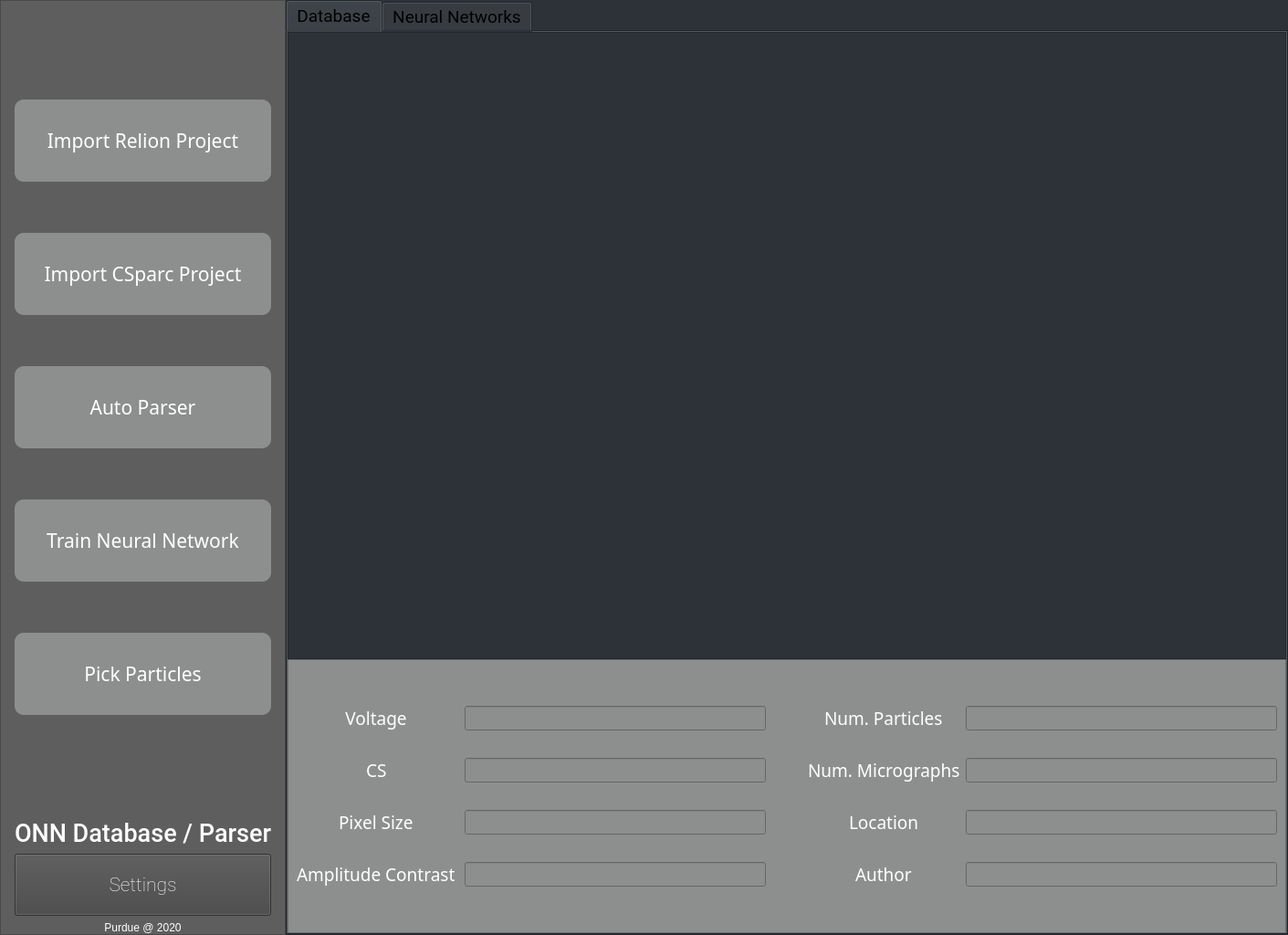
<?xml version="1.0" encoding="UTF-8"?>
<ui version="4.0">
 <class>MainWindow</class>
 <widget class="QMainWindow" name="MainWindow">
  <property name="geometry">
   <rect>
    <x>0</x>
    <y>0</y>
    <width>1411</width>
    <height>1024</height>
   </rect>
  </property>
  <property name="sizePolicy">
   <sizepolicy hsizetype="Preferred" vsizetype="Preferred">
    <horstretch>0</horstretch>
    <verstretch>0</verstretch>
   </sizepolicy>
  </property>
  <property name="windowTitle">
   <string>MainWindow</string>
  </property>
  <property name="styleSheet">
   <string notr="true">background-color: rgb(45, 50, 56);</string>
  </property>
  <widget class="QWidget" name="centralwidget">
   <layout class="QHBoxLayout" name="horizontalLayout">
    <property name="spacing">
     <number>0</number>
    </property>
    <property name="leftMargin">
     <number>0</number>
    </property>
    <property name="topMargin">
     <number>0</number>
    </property>
    <property name="rightMargin">
     <number>0</number>
    </property>
    <property name="bottomMargin">
     <number>0</number>
    </property>
    <item>
     <widget class="QFrame" name="frame">
      <property name="styleSheet">
       <string notr="true">background-color: rgb(94, 94, 94);</string>
      </property>
      <property name="frameShape">
       <enum>QFrame::StyledPanel</enum>
      </property>
      <property name="frameShadow">
       <enum>QFrame::Raised</enum>
      </property>
      <layout class="QVBoxLayout" name="verticalLayout_2">
       <property name="leftMargin">
        <number>0</number>
       </property>
       <property name="topMargin">
        <number>0</number>
       </property>
       <property name="rightMargin">
        <number>0</number>
       </property>
       <property name="bottomMargin">
        <number>0</number>
       </property>
       <item>
        <layout class="QVBoxLayout" name="verticalLayout">
         <property name="sizeConstraint">
          <enum>QLayout::SetFixedSize</enum>
         </property>
         <property name="leftMargin">
          <number>15</number>
         </property>
         <property name="rightMargin">
          <number>15</number>
         </property>
         <item>
          <spacer name="verticalSpacer_6">
           <property name="orientation">
            <enum>Qt::Vertical</enum>
           </property>
           <property name="sizeHint" stdset="0">
            <size>
             <width>20</width>
             <height>40</height>
            </size>
           </property>
          </spacer>
         </item>
         <item>
          <widget class="QPushButton" name="relionButton">
           <property name="palette">
            <palette>
             <active>
              <colorrole role="WindowText">
               <brush brushstyle="SolidPattern">
                <color alpha="255">
                 <red>255</red>
                 <green>255</green>
                 <blue>255</blue>
                </color>
               </brush>
              </colorrole>
              <colorrole role="Button">
               <brush brushstyle="SolidPattern">
                <color alpha="255">
                 <red>141</red>
                 <green>143</green>
                 <blue>142</blue>
                </color>
               </brush>
              </colorrole>
              <colorrole role="Light">
               <brush brushstyle="SolidPattern">
                <color alpha="255">
                 <red>212</red>
                 <green>215</green>
                 <blue>197</blue>
                </color>
               </brush>
              </colorrole>
              <colorrole role="Midlight">
               <brush brushstyle="SolidPattern">
                <color alpha="255">
                 <red>176</red>
                 <green>179</green>
                 <blue>164</blue>
                </color>
               </brush>
              </colorrole>
              <colorrole role="Dark">
               <brush brushstyle="SolidPattern">
                <color alpha="255">
                 <red>70</red>
                 <green>71</green>
                 <blue>65</blue>
                </color>
               </brush>
              </colorrole>
              <colorrole role="Mid">
               <brush brushstyle="SolidPattern">
                <color alpha="255">
                 <red>94</red>
                 <green>95</green>
                 <blue>87</blue>
                </color>
               </brush>
              </colorrole>
              <colorrole role="Text">
               <brush brushstyle="SolidPattern">
                <color alpha="255">
                 <red>255</red>
                 <green>255</green>
                 <blue>255</blue>
                </color>
               </brush>
              </colorrole>
              <colorrole role="BrightText">
               <brush brushstyle="SolidPattern">
                <color alpha="255">
                 <red>255</red>
                 <green>255</green>
                 <blue>255</blue>
                </color>
               </brush>
              </colorrole>
              <colorrole role="ButtonText">
               <brush brushstyle="SolidPattern">
                <color alpha="255">
                 <red>255</red>
                 <green>255</green>
                 <blue>255</blue>
                </color>
               </brush>
              </colorrole>
              <colorrole role="Base">
               <brush brushstyle="SolidPattern">
                <color alpha="255">
                 <red>141</red>
                 <green>143</green>
                 <blue>142</blue>
                </color>
               </brush>
              </colorrole>
              <colorrole role="Window">
               <brush brushstyle="SolidPattern">
                <color alpha="255">
                 <red>141</red>
                 <green>143</green>
                 <blue>142</blue>
                </color>
               </brush>
              </colorrole>
              <colorrole role="Shadow">
               <brush brushstyle="SolidPattern">
                <color alpha="255">
                 <red>0</red>
                 <green>0</green>
                 <blue>0</blue>
                </color>
               </brush>
              </colorrole>
              <colorrole role="AlternateBase">
               <brush brushstyle="SolidPattern">
                <color alpha="255">
                 <red>198</red>
                 <green>199</green>
                 <blue>193</blue>
                </color>
               </brush>
              </colorrole>
              <colorrole role="ToolTipBase">
               <brush brushstyle="SolidPattern">
                <color alpha="255">
                 <red>255</red>
                 <green>255</green>
                 <blue>220</blue>
                </color>
               </brush>
              </colorrole>
              <colorrole role="ToolTipText">
               <brush brushstyle="SolidPattern">
                <color alpha="255">
                 <red>0</red>
                 <green>0</green>
                 <blue>0</blue>
                </color>
               </brush>
              </colorrole>
             </active>
             <inactive>
              <colorrole role="WindowText">
               <brush brushstyle="SolidPattern">
                <color alpha="255">
                 <red>255</red>
                 <green>255</green>
                 <blue>255</blue>
                </color>
               </brush>
              </colorrole>
              <colorrole role="Button">
               <brush brushstyle="SolidPattern">
                <color alpha="255">
                 <red>141</red>
                 <green>143</green>
                 <blue>142</blue>
                </color>
               </brush>
              </colorrole>
              <colorrole role="Light">
               <brush brushstyle="SolidPattern">
                <color alpha="255">
                 <red>212</red>
                 <green>215</green>
                 <blue>197</blue>
                </color>
               </brush>
              </colorrole>
              <colorrole role="Midlight">
               <brush brushstyle="SolidPattern">
                <color alpha="255">
                 <red>176</red>
                 <green>179</green>
                 <blue>164</blue>
                </color>
               </brush>
              </colorrole>
              <colorrole role="Dark">
               <brush brushstyle="SolidPattern">
                <color alpha="255">
                 <red>70</red>
                 <green>71</green>
                 <blue>65</blue>
                </color>
               </brush>
              </colorrole>
              <colorrole role="Mid">
               <brush brushstyle="SolidPattern">
                <color alpha="255">
                 <red>94</red>
                 <green>95</green>
                 <blue>87</blue>
                </color>
               </brush>
              </colorrole>
              <colorrole role="Text">
               <brush brushstyle="SolidPattern">
                <color alpha="255">
                 <red>255</red>
                 <green>255</green>
                 <blue>255</blue>
                </color>
               </brush>
              </colorrole>
              <colorrole role="BrightText">
               <brush brushstyle="SolidPattern">
                <color alpha="255">
                 <red>255</red>
                 <green>255</green>
                 <blue>255</blue>
                </color>
               </brush>
              </colorrole>
              <colorrole role="ButtonText">
               <brush brushstyle="SolidPattern">
                <color alpha="255">
                 <red>255</red>
                 <green>255</green>
                 <blue>255</blue>
                </color>
               </brush>
              </colorrole>
              <colorrole role="Base">
               <brush brushstyle="SolidPattern">
                <color alpha="255">
                 <red>141</red>
                 <green>143</green>
                 <blue>142</blue>
                </color>
               </brush>
              </colorrole>
              <colorrole role="Window">
               <brush brushstyle="SolidPattern">
                <color alpha="255">
                 <red>141</red>
                 <green>143</green>
                 <blue>142</blue>
                </color>
               </brush>
              </colorrole>
              <colorrole role="Shadow">
               <brush brushstyle="SolidPattern">
                <color alpha="255">
                 <red>0</red>
                 <green>0</green>
                 <blue>0</blue>
                </color>
               </brush>
              </colorrole>
              <colorrole role="AlternateBase">
               <brush brushstyle="SolidPattern">
                <color alpha="255">
                 <red>198</red>
                 <green>199</green>
                 <blue>193</blue>
                </color>
               </brush>
              </colorrole>
              <colorrole role="ToolTipBase">
               <brush brushstyle="SolidPattern">
                <color alpha="255">
                 <red>255</red>
                 <green>255</green>
                 <blue>220</blue>
                </color>
               </brush>
              </colorrole>
              <colorrole role="ToolTipText">
               <brush brushstyle="SolidPattern">
                <color alpha="255">
                 <red>0</red>
                 <green>0</green>
                 <blue>0</blue>
                </color>
               </brush>
              </colorrole>
             </inactive>
             <disabled>
              <colorrole role="WindowText">
               <brush brushstyle="SolidPattern">
                <color alpha="255">
                 <red>255</red>
                 <green>255</green>
                 <blue>255</blue>
                </color>
               </brush>
              </colorrole>
              <colorrole role="Button">
               <brush brushstyle="SolidPattern">
                <color alpha="255">
                 <red>141</red>
                 <green>143</green>
                 <blue>142</blue>
                </color>
               </brush>
              </colorrole>
              <colorrole role="Light">
               <brush brushstyle="SolidPattern">
                <color alpha="255">
                 <red>212</red>
                 <green>215</green>
                 <blue>197</blue>
                </color>
               </brush>
              </colorrole>
              <colorrole role="Midlight">
               <brush brushstyle="SolidPattern">
                <color alpha="255">
                 <red>176</red>
                 <green>179</green>
                 <blue>164</blue>
                </color>
               </brush>
              </colorrole>
              <colorrole role="Dark">
               <brush brushstyle="SolidPattern">
                <color alpha="255">
                 <red>70</red>
                 <green>71</green>
                 <blue>65</blue>
                </color>
               </brush>
              </colorrole>
              <colorrole role="Mid">
               <brush brushstyle="SolidPattern">
                <color alpha="255">
                 <red>94</red>
                 <green>95</green>
                 <blue>87</blue>
                </color>
               </brush>
              </colorrole>
              <colorrole role="Text">
               <brush brushstyle="SolidPattern">
                <color alpha="255">
                 <red>255</red>
                 <green>255</green>
                 <blue>255</blue>
                </color>
               </brush>
              </colorrole>
              <colorrole role="BrightText">
               <brush brushstyle="SolidPattern">
                <color alpha="255">
                 <red>255</red>
                 <green>255</green>
                 <blue>255</blue>
                </color>
               </brush>
              </colorrole>
              <colorrole role="ButtonText">
               <brush brushstyle="SolidPattern">
                <color alpha="255">
                 <red>255</red>
                 <green>255</green>
                 <blue>255</blue>
                </color>
               </brush>
              </colorrole>
              <colorrole role="Base">
               <brush brushstyle="SolidPattern">
                <color alpha="255">
                 <red>141</red>
                 <green>143</green>
                 <blue>142</blue>
                </color>
               </brush>
              </colorrole>
              <colorrole role="Window">
               <brush brushstyle="SolidPattern">
                <color alpha="255">
                 <red>141</red>
                 <green>143</green>
                 <blue>142</blue>
                </color>
               </brush>
              </colorrole>
              <colorrole role="Shadow">
               <brush brushstyle="SolidPattern">
                <color alpha="255">
                 <red>0</red>
                 <green>0</green>
                 <blue>0</blue>
                </color>
               </brush>
              </colorrole>
              <colorrole role="AlternateBase">
               <brush brushstyle="SolidPattern">
                <color alpha="255">
                 <red>141</red>
                 <green>143</green>
                 <blue>131</blue>
                </color>
               </brush>
              </colorrole>
              <colorrole role="ToolTipBase">
               <brush brushstyle="SolidPattern">
                <color alpha="255">
                 <red>255</red>
                 <green>255</green>
                 <blue>220</blue>
                </color>
               </brush>
              </colorrole>
              <colorrole role="ToolTipText">
               <brush brushstyle="SolidPattern">
                <color alpha="255">
                 <red>0</red>
                 <green>0</green>
                 <blue>0</blue>
                </color>
               </brush>
              </colorrole>
             </disabled>
            </palette>
           </property>
           <property name="font">
            <font>
             <family>Source Sans Pro</family>
             <pointsize>16</pointsize>
             <weight>50</weight>
             <bold>false</bold>
            </font>
           </property>
           <property name="autoFillBackground">
            <bool>false</bool>
           </property>
           <property name="styleSheet">
            <string notr="true">background-color: rgb(141, 143, 142);
color: rgb(255, 255, 255);
border-radius: 10px;
padding-top: 30px;
padding-bottom: 30px;
</string>
           </property>
           <property name="text">
            <string>Import Relion Project</string>
           </property>
          </widget>
         </item>
         <item>
          <spacer name="verticalSpacer">
           <property name="orientation">
            <enum>Qt::Vertical</enum>
           </property>
           <property name="sizeType">
            <enum>QSizePolicy::Preferred</enum>
           </property>
           <property name="sizeHint" stdset="0">
            <size>
             <width>20</width>
             <height>50</height>
            </size>
           </property>
          </spacer>
         </item>
         <item>
          <widget class="QPushButton" name="csparcButton">
           <property name="font">
            <font>
             <family>Source Sans Pro</family>
             <pointsize>16</pointsize>
             <weight>50</weight>
             <bold>false</bold>
            </font>
           </property>
           <property name="styleSheet">
            <string notr="true">background-color: rgb(141, 143, 142);
color: rgb(255, 255, 255);
border-radius: 10px;
padding-top: 30px;
padding-bottom: 30px;</string>
           </property>
           <property name="text">
            <string>Import CSparc Project</string>
           </property>
          </widget>
         </item>
         <item>
          <spacer name="verticalSpacer_2">
           <property name="orientation">
            <enum>Qt::Vertical</enum>
           </property>
           <property name="sizeType">
            <enum>QSizePolicy::Preferred</enum>
           </property>
           <property name="sizeHint" stdset="0">
            <size>
             <width>20</width>
             <height>50</height>
            </size>
           </property>
          </spacer>
         </item>
         <item>
          <widget class="QPushButton" name="parserButton">
           <property name="font">
            <font>
             <family>Source Sans Pro</family>
             <pointsize>16</pointsize>
             <weight>50</weight>
             <bold>false</bold>
            </font>
           </property>
           <property name="styleSheet">
            <string notr="true">background-color: rgb(141, 143, 142);
color: rgb(255, 255, 255);
border-radius: 10px;
padding-top: 30px;
padding-bottom: 30px;</string>
           </property>
           <property name="text">
            <string>Auto Parser</string>
           </property>
          </widget>
         </item>
         <item>
          <spacer name="verticalSpacer_3">
           <property name="orientation">
            <enum>Qt::Vertical</enum>
           </property>
           <property name="sizeType">
            <enum>QSizePolicy::Preferred</enum>
           </property>
           <property name="sizeHint" stdset="0">
            <size>
             <width>20</width>
             <height>50</height>
            </size>
           </property>
          </spacer>
         </item>
         <item>
          <widget class="QPushButton" name="nnButton">
           <property name="font">
            <font>
             <family>Source Sans Pro</family>
             <pointsize>16</pointsize>
             <weight>50</weight>
             <bold>false</bold>
            </font>
           </property>
           <property name="styleSheet">
            <string notr="true">background-color: rgb(141, 143, 142);
color: rgb(255, 255, 255);
border-radius: 10px;
padding-top: 30px;
padding-bottom: 30px;</string>
           </property>
           <property name="text">
            <string>Train Neural Network</string>
           </property>
          </widget>
         </item>
         <item>
          <spacer name="verticalSpacer_4">
           <property name="orientation">
            <enum>Qt::Vertical</enum>
           </property>
           <property name="sizeType">
            <enum>QSizePolicy::Preferred</enum>
           </property>
           <property name="sizeHint" stdset="0">
            <size>
             <width>20</width>
             <height>50</height>
            </size>
           </property>
          </spacer>
         </item>
         <item>
          <widget class="QPushButton" name="pickButton">
           <property name="font">
            <font>
             <family>Source Sans Pro</family>
             <pointsize>16</pointsize>
             <weight>50</weight>
             <bold>false</bold>
            </font>
           </property>
           <property name="styleSheet">
            <string notr="true">background-color: rgb(141, 143, 142);
color: rgb(255, 255, 255);
border-radius: 10px;
padding-top: 30px;
padding-bottom: 30px;</string>
           </property>
           <property name="text">
            <string>Pick Particles</string>
           </property>
          </widget>
         </item>
         <item>
          <spacer name="verticalSpacer_5">
           <property name="orientation">
            <enum>Qt::Vertical</enum>
           </property>
           <property name="sizeHint" stdset="0">
            <size>
             <width>20</width>
             <height>40</height>
            </size>
           </property>
          </spacer>
         </item>
         <item>
          <widget class="QLabel" name="label">
           <property name="font">
            <font>
             <family>Roboto Medium</family>
             <pointsize>20</pointsize>
            </font>
           </property>
           <property name="layoutDirection">
            <enum>Qt::LeftToRight</enum>
           </property>
           <property name="styleSheet">
            <string notr="true">color: rgb(255, 255, 255);
text-align: center;
margin-bottom: 0px;</string>
           </property>
           <property name="text">
            <string>ONN Database / Parser</string>
           </property>
           <property name="alignment">
            <set>Qt::AlignCenter</set>
           </property>
          </widget>
         </item>
         <item>
          <widget class="QPushButton" name="pushButton">
           <property name="font">
            <font>
             <family>Roboto Thin</family>
             <pointsize>16</pointsize>
            </font>
           </property>
           <property name="styleSheet">
            <string notr="true">background-color: rgb(69, 69, 69);
color: rgb(255, 255, 255);
padding-top: 20px;
padding-bottom: 20px;
margin-top: 0px;
margin-bottom: 0px;</string>
           </property>
           <property name="text">
            <string>Settings</string>
           </property>
          </widget>
         </item>
         <item>
          <widget class="QLabel" name="label_2">
           <property name="styleSheet">
            <string notr="true">color: white;</string>
           </property>
           <property name="text">
            <string>Purdue @ 2020</string>
           </property>
           <property name="alignment">
            <set>Qt::AlignCenter</set>
           </property>
          </widget>
         </item>
        </layout>
       </item>
      </layout>
     </widget>
    </item>
    <item>
     <widget class="QTabWidget" name="mainTab">
      <property name="font">
       <font>
        <family>Roboto</family>
        <pointsize>14</pointsize>
       </font>
      </property>
      <property name="currentIndex">
       <number>0</number>
      </property>
      <widget class="QWidget" name="dbTab">
       <property name="font">
        <font>
         <family>Source Sans Pro</family>
         <pointsize>14</pointsize>
        </font>
       </property>
       <property name="styleSheet">
        <string notr="true">::tab {
	
	background-color: rgb(255, 85, 127);
}</string>
       </property>
       <attribute name="title">
        <string>Database</string>
       </attribute>
       <layout class="QVBoxLayout" name="verticalLayout_3">
        <property name="spacing">
         <number>0</number>
        </property>
        <property name="leftMargin">
         <number>0</number>
        </property>
        <property name="topMargin">
         <number>0</number>
        </property>
        <property name="rightMargin">
         <number>0</number>
        </property>
        <property name="bottomMargin">
         <number>0</number>
        </property>
        <item>
         <widget class="QTreeView" name="treeView"/>
        </item>
        <item>
         <widget class="QFrame" name="frame_2">
          <property name="sizePolicy">
           <sizepolicy hsizetype="Preferred" vsizetype="Preferred">
            <horstretch>0</horstretch>
            <verstretch>0</verstretch>
           </sizepolicy>
          </property>
          <property name="minimumSize">
           <size>
            <width>300</width>
            <height>300</height>
           </size>
          </property>
          <property name="styleSheet">
           <string notr="true">background-color: rgb(141, 143, 142);</string>
          </property>
          <property name="frameShape">
           <enum>QFrame::StyledPanel</enum>
          </property>
          <property name="frameShadow">
           <enum>QFrame::Raised</enum>
          </property>
          <layout class="QHBoxLayout" name="horizontalLayout_2">
           <item>
            <layout class="QFormLayout" name="formLayout_2">
             <property name="labelAlignment">
              <set>Qt::AlignCenter</set>
             </property>
             <property name="formAlignment">
              <set>Qt::AlignCenter</set>
             </property>
             <property name="horizontalSpacing">
              <number>10</number>
             </property>
             <property name="verticalSpacing">
              <number>30</number>
             </property>
             <property name="rightMargin">
              <number>20</number>
             </property>
             <item row="0" column="1">
              <widget class="QLineEdit" name="lineEdit">
               <property name="sizePolicy">
                <sizepolicy hsizetype="Expanding" vsizetype="Minimum">
                 <horstretch>0</horstretch>
                 <verstretch>0</verstretch>
                </sizepolicy>
               </property>
               <property name="minimumSize">
                <size>
                 <width>0</width>
                 <height>25</height>
                </size>
               </property>
              </widget>
             </item>
             <item row="1" column="0">
              <widget class="QLabel" name="label_4">
               <property name="font">
                <font>
                 <family>Source Sans Pro Light</family>
                 <pointsize>14</pointsize>
                </font>
               </property>
               <property name="styleSheet">
                <string notr="true">color: rgb(255, 255, 255);</string>
               </property>
               <property name="text">
                <string>CS</string>
               </property>
              </widget>
             </item>
             <item row="1" column="1">
              <widget class="QLineEdit" name="lineEdit_2">
               <property name="sizePolicy">
                <sizepolicy hsizetype="Expanding" vsizetype="Minimum">
                 <horstretch>0</horstretch>
                 <verstretch>0</verstretch>
                </sizepolicy>
               </property>
              </widget>
             </item>
             <item row="2" column="0">
              <widget class="QLabel" name="label_5">
               <property name="font">
                <font>
                 <family>Source Sans Pro Light</family>
                 <pointsize>14</pointsize>
                </font>
               </property>
               <property name="styleSheet">
                <string notr="true">color: rgb(255, 255, 255);</string>
               </property>
               <property name="text">
                <string>Pixel Size</string>
               </property>
              </widget>
             </item>
             <item row="2" column="1">
              <widget class="QLineEdit" name="lineEdit_3">
               <property name="sizePolicy">
                <sizepolicy hsizetype="Expanding" vsizetype="Minimum">
                 <horstretch>0</horstretch>
                 <verstretch>0</verstretch>
                </sizepolicy>
               </property>
              </widget>
             </item>
             <item row="3" column="0">
              <widget class="QLabel" name="label_6">
               <property name="font">
                <font>
                 <family>Source Sans Pro Light</family>
                 <pointsize>14</pointsize>
                </font>
               </property>
               <property name="styleSheet">
                <string notr="true">color: rgb(255, 255, 255);</string>
               </property>
               <property name="text">
                <string>Amplitude Contrast</string>
               </property>
              </widget>
             </item>
             <item row="3" column="1">
              <widget class="QLineEdit" name="lineEdit_4">
               <property name="sizePolicy">
                <sizepolicy hsizetype="Expanding" vsizetype="Minimum">
                 <horstretch>0</horstretch>
                 <verstretch>0</verstretch>
                </sizepolicy>
               </property>
              </widget>
             </item>
             <item row="0" column="0">
              <widget class="QLabel" name="label_3">
               <property name="font">
                <font>
                 <family>Source Sans Pro Light</family>
                 <pointsize>14</pointsize>
                </font>
               </property>
               <property name="styleSheet">
                <string notr="true">color: rgb(255, 255, 255);</string>
               </property>
               <property name="text">
                <string>Voltage</string>
               </property>
               <property name="alignment">
                <set>Qt::AlignCenter</set>
               </property>
              </widget>
             </item>
            </layout>
           </item>
           <item>
            <layout class="QFormLayout" name="formLayout">
             <property name="labelAlignment">
              <set>Qt::AlignCenter</set>
             </property>
             <property name="formAlignment">
              <set>Qt::AlignCenter</set>
             </property>
             <property name="verticalSpacing">
              <number>30</number>
             </property>
             <property name="leftMargin">
              <number>20</number>
             </property>
             <item row="0" column="0">
              <widget class="QLabel" name="label_7">
               <property name="font">
                <font>
                 <family>Source Sans Pro Light</family>
                 <pointsize>14</pointsize>
                </font>
               </property>
               <property name="styleSheet">
                <string notr="true">color: rgb(255, 255, 255);</string>
               </property>
               <property name="text">
                <string>Num. Particles</string>
               </property>
              </widget>
             </item>
             <item row="0" column="1">
              <widget class="QLineEdit" name="lineEdit_5">
               <property name="sizePolicy">
                <sizepolicy hsizetype="Expanding" vsizetype="Minimum">
                 <horstretch>0</horstretch>
                 <verstretch>0</verstretch>
                </sizepolicy>
               </property>
              </widget>
             </item>
             <item row="1" column="0">
              <widget class="QLabel" name="label_8">
               <property name="font">
                <font>
                 <family>Source Sans Pro Light</family>
                 <pointsize>14</pointsize>
                </font>
               </property>
               <property name="styleSheet">
                <string notr="true">color: rgb(255, 255, 255);</string>
               </property>
               <property name="text">
                <string>Num. Micrographs</string>
               </property>
              </widget>
             </item>
             <item row="1" column="1">
              <widget class="QLineEdit" name="lineEdit_6">
               <property name="sizePolicy">
                <sizepolicy hsizetype="Expanding" vsizetype="Minimum">
                 <horstretch>0</horstretch>
                 <verstretch>0</verstretch>
                </sizepolicy>
               </property>
              </widget>
             </item>
             <item row="2" column="0">
              <widget class="QLabel" name="label_9">
               <property name="font">
                <font>
                 <family>Source Sans Pro Light</family>
                 <pointsize>14</pointsize>
                </font>
               </property>
               <property name="styleSheet">
                <string notr="true">color: rgb(255, 255, 255);</string>
               </property>
               <property name="text">
                <string>Location</string>
               </property>
              </widget>
             </item>
             <item row="2" column="1">
              <widget class="QLineEdit" name="lineEdit_7">
               <property name="sizePolicy">
                <sizepolicy hsizetype="Expanding" vsizetype="Minimum">
                 <horstretch>0</horstretch>
                 <verstretch>0</verstretch>
                </sizepolicy>
               </property>
              </widget>
             </item>
             <item row="3" column="0">
              <widget class="QLabel" name="label_10">
               <property name="font">
                <font>
                 <family>Source Sans Pro Light</family>
                 <pointsize>14</pointsize>
                </font>
               </property>
               <property name="styleSheet">
                <string notr="true">color: rgb(255, 255, 255);</string>
               </property>
               <property name="text">
                <string>Author</string>
               </property>
              </widget>
             </item>
             <item row="3" column="1">
              <widget class="QLineEdit" name="lineEdit_8">
               <property name="sizePolicy">
                <sizepolicy hsizetype="Expanding" vsizetype="Minimum">
                 <horstretch>0</horstretch>
                 <verstretch>0</verstretch>
                </sizepolicy>
               </property>
              </widget>
             </item>
            </layout>
           </item>
          </layout>
         </widget>
        </item>
       </layout>
      </widget>
      <widget class="QWidget" name="nnTab">
       <attribute name="title">
        <string>Neural Networks</string>
       </attribute>
      </widget>
     </widget>
    </item>
   </layout>
  </widget>
 </widget>
 <resources/>
 <connections/>
</ui>
